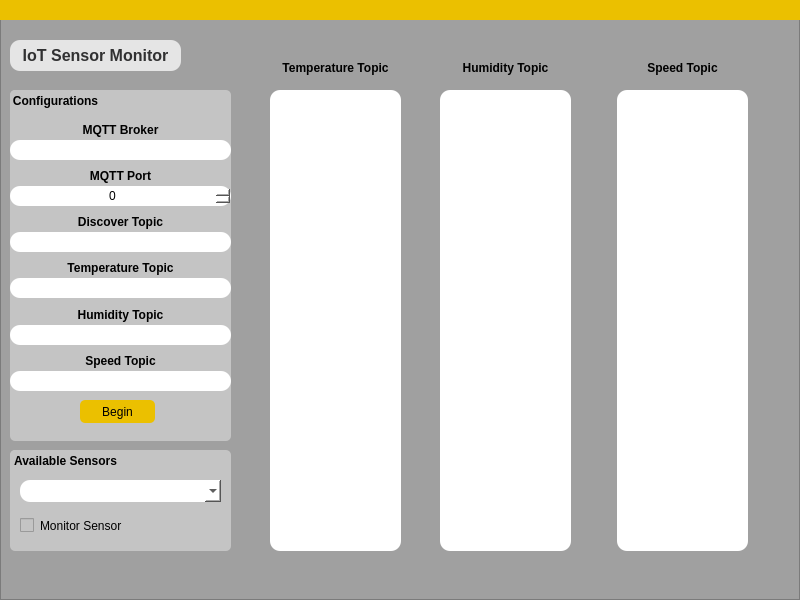
<?xml version="1.0" encoding="UTF-8"?>
<ui version="4.0">
 <class>MainWindow</class>
 <widget class="QMainWindow" name="MainWindow">
  <property name="geometry">
   <rect>
    <x>0</x>
    <y>0</y>
    <width>800</width>
    <height>600</height>
   </rect>
  </property>
  <property name="windowTitle">
   <string>MainWindow</string>
  </property>
  <widget class="QWidget" name="centralwidget">
   <widget class="QFrame" name="frame">
    <property name="geometry">
     <rect>
      <x>0</x>
      <y>0</y>
      <width>800</width>
      <height>600</height>
     </rect>
    </property>
    <property name="styleSheet">
     <string notr="true">background-color: rgb(160, 160, 160);</string>
    </property>
    <property name="frameShape">
     <enum>QFrame::StyledPanel</enum>
    </property>
    <property name="frameShadow">
     <enum>QFrame::Raised</enum>
    </property>
    <widget class="QLabel" name="label">
     <property name="geometry">
      <rect>
       <x>10</x>
       <y>40</y>
       <width>171</width>
       <height>31</height>
      </rect>
     </property>
     <property name="font">
      <font>
       <pointsize>12</pointsize>
       <weight>75</weight>
       <bold>true</bold>
      </font>
     </property>
     <property name="styleSheet">
      <string notr="true">background-color:#E5E5E5;
color: #313132;
border-radius: 10px;
padding-left:5px;
padding-right:5px;</string>
     </property>
     <property name="text">
      <string>IoT Sensor Monitor</string>
     </property>
     <property name="alignment">
      <set>Qt::AlignCenter</set>
     </property>
    </widget>
    <widget class="QFrame" name="frame_2">
     <property name="geometry">
      <rect>
       <x>10</x>
       <y>90</y>
       <width>221</width>
       <height>351</height>
      </rect>
     </property>
     <property name="styleSheet">
      <string notr="true">background-color: rgb(196, 196, 196);
border-radius: 5px;

</string>
     </property>
     <property name="frameShape">
      <enum>QFrame::StyledPanel</enum>
     </property>
     <property name="frameShadow">
      <enum>QFrame::Raised</enum>
     </property>
     <widget class="QWidget" name="verticalLayoutWidget">
      <property name="geometry">
       <rect>
        <x>0</x>
        <y>30</y>
        <width>221</width>
        <height>271</height>
       </rect>
      </property>
      <layout class="QVBoxLayout" name="verticalLayout">
       <item>
        <widget class="QFrame" name="frame_3">
         <property name="frameShape">
          <enum>QFrame::StyledPanel</enum>
         </property>
         <property name="frameShadow">
          <enum>QFrame::Raised</enum>
         </property>
         <widget class="QLineEdit" name="lineEdit_2">
          <property name="geometry">
           <rect>
            <x>0</x>
            <y>20</y>
            <width>221</width>
            <height>20</height>
           </rect>
          </property>
          <property name="styleSheet">
           <string notr="true">background-color: rgb(255, 255, 255);
border-radius: 10px;
</string>
          </property>
         </widget>
         <widget class="QLabel" name="label_3">
          <property name="geometry">
           <rect>
            <x>0</x>
            <y>0</y>
            <width>221</width>
            <height>20</height>
           </rect>
          </property>
          <property name="font">
           <font>
            <weight>75</weight>
            <bold>true</bold>
           </font>
          </property>
          <property name="text">
           <string>MQTT Broker</string>
          </property>
          <property name="alignment">
           <set>Qt::AlignCenter</set>
          </property>
         </widget>
        </widget>
       </item>
       <item>
        <widget class="QFrame" name="frame_4">
         <property name="frameShape">
          <enum>QFrame::StyledPanel</enum>
         </property>
         <property name="frameShadow">
          <enum>QFrame::Raised</enum>
         </property>
         <widget class="QLabel" name="label_8">
          <property name="geometry">
           <rect>
            <x>0</x>
            <y>0</y>
            <width>221</width>
            <height>20</height>
           </rect>
          </property>
          <property name="font">
           <font>
            <weight>75</weight>
            <bold>true</bold>
           </font>
          </property>
          <property name="text">
           <string>MQTT Port</string>
          </property>
          <property name="alignment">
           <set>Qt::AlignCenter</set>
          </property>
         </widget>
         <widget class="QSpinBox" name="spinBox">
          <property name="geometry">
           <rect>
            <x>0</x>
            <y>20</y>
            <width>221</width>
            <height>20</height>
           </rect>
          </property>
          <property name="styleSheet">
           <string notr="true">background-color: rgb(255, 255, 255);
border-radius: 10px;
</string>
          </property>
          <property name="alignment">
           <set>Qt::AlignCenter</set>
          </property>
         </widget>
        </widget>
       </item>
       <item>
        <widget class="QFrame" name="frame_5">
         <property name="frameShape">
          <enum>QFrame::StyledPanel</enum>
         </property>
         <property name="frameShadow">
          <enum>QFrame::Raised</enum>
         </property>
         <widget class="QLabel" name="label_4">
          <property name="geometry">
           <rect>
            <x>0</x>
            <y>0</y>
            <width>221</width>
            <height>20</height>
           </rect>
          </property>
          <property name="font">
           <font>
            <weight>75</weight>
            <bold>true</bold>
           </font>
          </property>
          <property name="text">
           <string>Discover Topic</string>
          </property>
          <property name="alignment">
           <set>Qt::AlignCenter</set>
          </property>
         </widget>
         <widget class="QLineEdit" name="lineEdit_3">
          <property name="geometry">
           <rect>
            <x>0</x>
            <y>20</y>
            <width>221</width>
            <height>20</height>
           </rect>
          </property>
          <property name="styleSheet">
           <string notr="true">background-color: rgb(255, 255, 255);
border-radius: 10px;
</string>
          </property>
         </widget>
        </widget>
       </item>
       <item>
        <widget class="QFrame" name="frame_7">
         <property name="frameShape">
          <enum>QFrame::StyledPanel</enum>
         </property>
         <property name="frameShadow">
          <enum>QFrame::Raised</enum>
         </property>
         <widget class="QLabel" name="label_6">
          <property name="geometry">
           <rect>
            <x>0</x>
            <y>0</y>
            <width>221</width>
            <height>20</height>
           </rect>
          </property>
          <property name="font">
           <font>
            <weight>75</weight>
            <bold>true</bold>
           </font>
          </property>
          <property name="text">
           <string>Temperature Topic</string>
          </property>
          <property name="alignment">
           <set>Qt::AlignCenter</set>
          </property>
         </widget>
         <widget class="QLineEdit" name="lineEdit_5">
          <property name="geometry">
           <rect>
            <x>0</x>
            <y>20</y>
            <width>221</width>
            <height>20</height>
           </rect>
          </property>
          <property name="styleSheet">
           <string notr="true">background-color: rgb(255, 255, 255);
border-radius: 10px;
</string>
          </property>
         </widget>
        </widget>
       </item>
       <item>
        <widget class="QFrame" name="frame_8">
         <property name="frameShape">
          <enum>QFrame::StyledPanel</enum>
         </property>
         <property name="frameShadow">
          <enum>QFrame::Raised</enum>
         </property>
         <widget class="QLabel" name="label_7">
          <property name="geometry">
           <rect>
            <x>0</x>
            <y>0</y>
            <width>221</width>
            <height>20</height>
           </rect>
          </property>
          <property name="font">
           <font>
            <weight>75</weight>
            <bold>true</bold>
           </font>
          </property>
          <property name="text">
           <string>Humidity Topic</string>
          </property>
          <property name="alignment">
           <set>Qt::AlignCenter</set>
          </property>
         </widget>
         <widget class="QLineEdit" name="lineEdit_6">
          <property name="geometry">
           <rect>
            <x>0</x>
            <y>20</y>
            <width>221</width>
            <height>20</height>
           </rect>
          </property>
          <property name="styleSheet">
           <string notr="true">background-color: rgb(255, 255, 255);
border-radius: 10px;
</string>
          </property>
         </widget>
        </widget>
       </item>
       <item>
        <widget class="QFrame" name="frame_6">
         <property name="frameShape">
          <enum>QFrame::StyledPanel</enum>
         </property>
         <property name="frameShadow">
          <enum>QFrame::Raised</enum>
         </property>
         <widget class="QLabel" name="label_5">
          <property name="geometry">
           <rect>
            <x>0</x>
            <y>0</y>
            <width>221</width>
            <height>20</height>
           </rect>
          </property>
          <property name="font">
           <font>
            <weight>75</weight>
            <bold>true</bold>
           </font>
          </property>
          <property name="text">
           <string>Speed Topic</string>
          </property>
          <property name="alignment">
           <set>Qt::AlignCenter</set>
          </property>
         </widget>
         <widget class="QLineEdit" name="lineEdit_4">
          <property name="geometry">
           <rect>
            <x>0</x>
            <y>20</y>
            <width>221</width>
            <height>20</height>
           </rect>
          </property>
          <property name="styleSheet">
           <string notr="true">background-color: rgb(255, 255, 255);
border-radius: 10px;
</string>
          </property>
         </widget>
        </widget>
       </item>
      </layout>
     </widget>
     <widget class="QLabel" name="label_2">
      <property name="geometry">
       <rect>
        <x>0</x>
        <y>0</y>
        <width>91</width>
        <height>21</height>
       </rect>
      </property>
      <property name="font">
       <font>
        <weight>75</weight>
        <bold>true</bold>
       </font>
      </property>
      <property name="text">
       <string>Configurations</string>
      </property>
      <property name="alignment">
       <set>Qt::AlignCenter</set>
      </property>
     </widget>
     <widget class="QPushButton" name="pushButton_3">
      <property name="geometry">
       <rect>
        <x>70</x>
        <y>310</y>
        <width>75</width>
        <height>23</height>
       </rect>
      </property>
      <property name="styleSheet">
       <string notr="true">QPushButton{
border-radius:5px;
background-color: #ebc000;
}

QPushButton:hover{
border-radius:5px;
background-color: #605e5e;
border: 1px solid black;
color: white;
}

QPushButton:pressed{
border-radius:5px;
background-color: #ebc000;
border: 1px solid black;
color: black;
}</string>
      </property>
      <property name="text">
       <string>Begin</string>
      </property>
     </widget>
    </widget>
    <widget class="QLabel" name="label_18">
     <property name="geometry">
      <rect>
       <x>0</x>
       <y>0</y>
       <width>800</width>
       <height>20</height>
      </rect>
     </property>
     <property name="styleSheet">
      <string notr="true">background-color: #ebc000;</string>
     </property>
     <property name="text">
      <string/>
     </property>
    </widget>
    <widget class="QFrame" name="frame_9">
     <property name="geometry">
      <rect>
       <x>10</x>
       <y>450</y>
       <width>221</width>
       <height>101</height>
      </rect>
     </property>
     <property name="styleSheet">
      <string notr="true">background-color: rgb(196, 196, 196);
border-radius: 5px;

</string>
     </property>
     <property name="frameShape">
      <enum>QFrame::StyledPanel</enum>
     </property>
     <property name="frameShadow">
      <enum>QFrame::Raised</enum>
     </property>
     <widget class="QLabel" name="label_9">
      <property name="geometry">
       <rect>
        <x>0</x>
        <y>0</y>
        <width>111</width>
        <height>21</height>
       </rect>
      </property>
      <property name="font">
       <font>
        <weight>75</weight>
        <bold>true</bold>
       </font>
      </property>
      <property name="text">
       <string>Available Sensors</string>
      </property>
      <property name="alignment">
       <set>Qt::AlignCenter</set>
      </property>
     </widget>
     <widget class="QComboBox" name="comboBox">
      <property name="geometry">
       <rect>
        <x>10</x>
        <y>30</y>
        <width>201</width>
        <height>22</height>
       </rect>
      </property>
      <property name="styleSheet">
       <string notr="true">background-color: rgb(255, 255, 255);
border-radius: 10px;
</string>
      </property>
     </widget>
     <widget class="QCheckBox" name="checkBox">
      <property name="geometry">
       <rect>
        <x>10</x>
        <y>60</y>
        <width>201</width>
        <height>31</height>
       </rect>
      </property>
      <property name="styleSheet">
       <string notr="true"/>
      </property>
      <property name="text">
       <string>Monitor Sensor</string>
      </property>
     </widget>
    </widget>
    <widget class="QTextEdit" name="textEdit">
     <property name="geometry">
      <rect>
       <x>270</x>
       <y>90</y>
       <width>131</width>
       <height>461</height>
      </rect>
     </property>
     <property name="styleSheet">
      <string notr="true">background-color: rgb(255, 255, 255);
border-radius: 10px;
</string>
     </property>
    </widget>
    <widget class="QLabel" name="label_10">
     <property name="geometry">
      <rect>
       <x>270</x>
       <y>60</y>
       <width>131</width>
       <height>16</height>
      </rect>
     </property>
     <property name="font">
      <font>
       <weight>75</weight>
       <bold>true</bold>
      </font>
     </property>
     <property name="text">
      <string>Temperature Topic</string>
     </property>
     <property name="alignment">
      <set>Qt::AlignCenter</set>
     </property>
    </widget>
    <widget class="QLabel" name="label_11">
     <property name="geometry">
      <rect>
       <x>440</x>
       <y>60</y>
       <width>131</width>
       <height>16</height>
      </rect>
     </property>
     <property name="font">
      <font>
       <weight>75</weight>
       <bold>true</bold>
      </font>
     </property>
     <property name="text">
      <string>Humidity Topic</string>
     </property>
     <property name="alignment">
      <set>Qt::AlignCenter</set>
     </property>
    </widget>
    <widget class="QTextEdit" name="textEdit_2">
     <property name="geometry">
      <rect>
       <x>440</x>
       <y>90</y>
       <width>131</width>
       <height>461</height>
      </rect>
     </property>
     <property name="styleSheet">
      <string notr="true">background-color: rgb(255, 255, 255);
border-radius: 10px;
</string>
     </property>
    </widget>
    <widget class="QLabel" name="label_12">
     <property name="geometry">
      <rect>
       <x>617</x>
       <y>60</y>
       <width>131</width>
       <height>16</height>
      </rect>
     </property>
     <property name="font">
      <font>
       <weight>75</weight>
       <bold>true</bold>
      </font>
     </property>
     <property name="text">
      <string>Speed Topic</string>
     </property>
     <property name="alignment">
      <set>Qt::AlignCenter</set>
     </property>
    </widget>
    <widget class="QTextEdit" name="textEdit_3">
     <property name="geometry">
      <rect>
       <x>617</x>
       <y>90</y>
       <width>131</width>
       <height>461</height>
      </rect>
     </property>
     <property name="styleSheet">
      <string notr="true">background-color: rgb(255, 255, 255);
border-radius: 10px;
</string>
     </property>
    </widget>
   </widget>
  </widget>
 </widget>
 <resources/>
 <connections/>
</ui>
